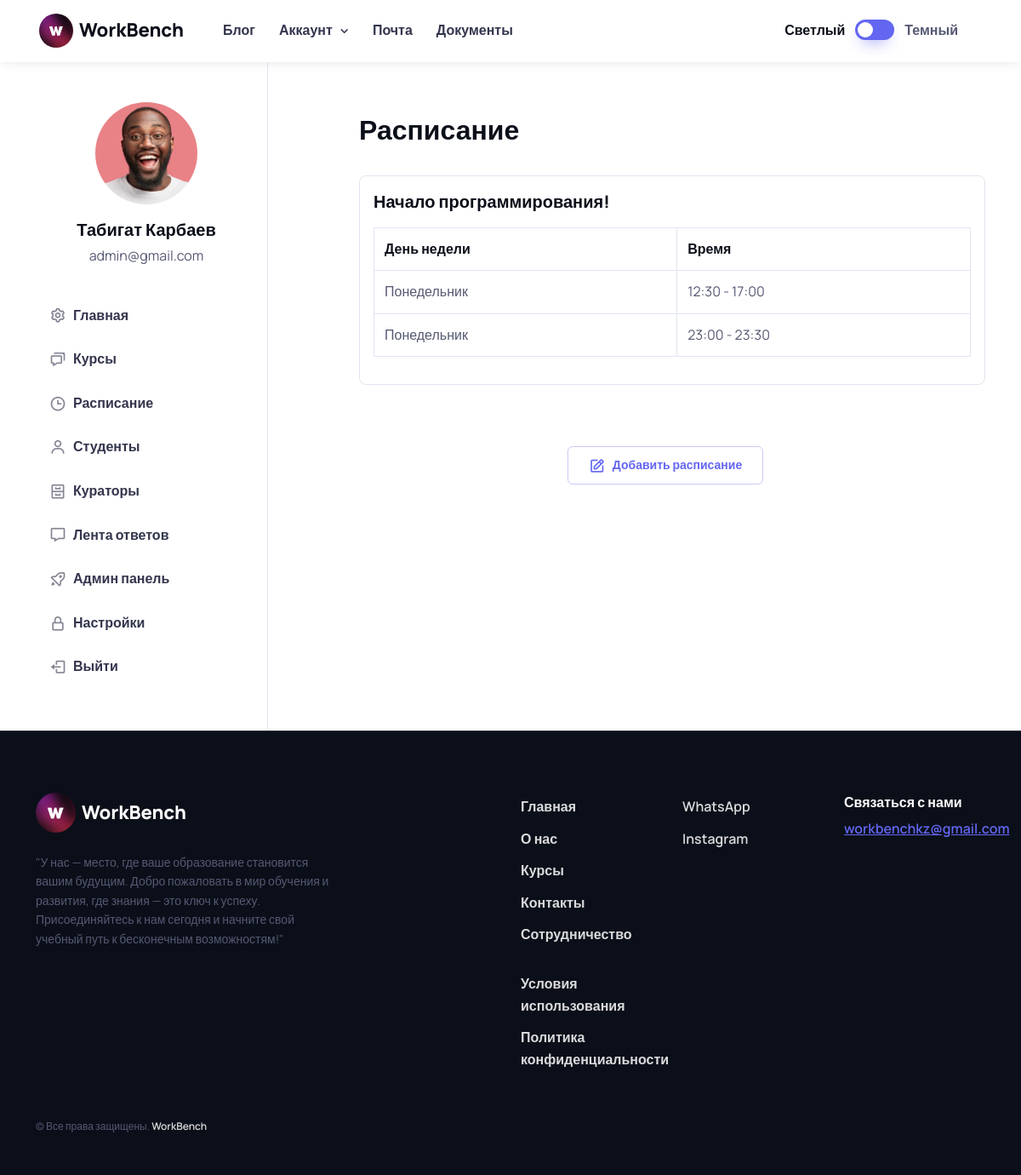
The page /users/student/schedule/student-schedule/ (signed in) on the database as committed earlier.
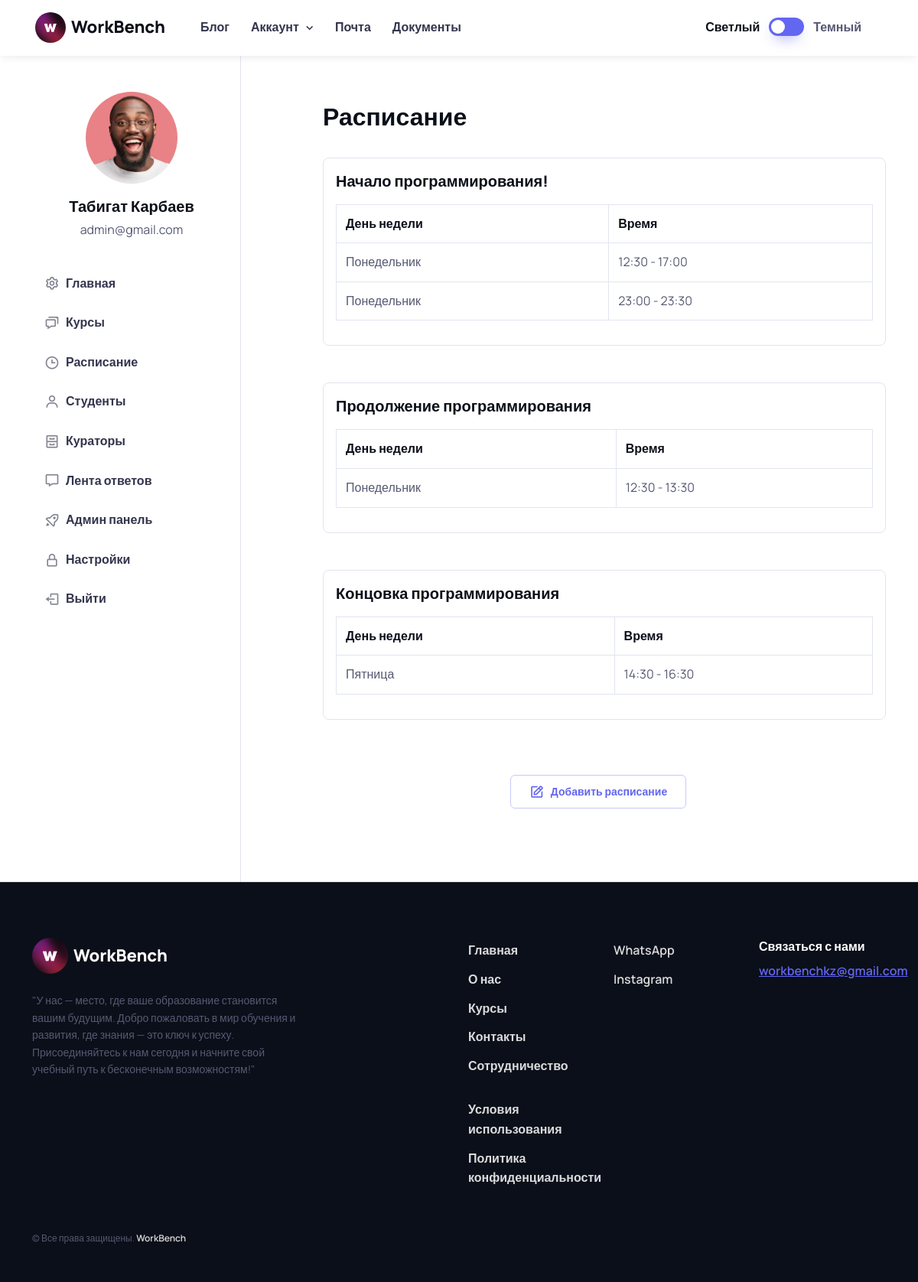
The same page on the database as committed later.
### courses/models.py (models this page shows, shortened)
class Course(models.Model):
    title = models.CharField(max_length=255)  # Название курса
    description = models.TextField()  # Описание курса
    duration = models.PositiveIntegerField()  # Продолжительность курса
    image = models.ImageField(upload_to='course_images', null=True, blank=True)
    start_date = models.DateField(blank=True, null=True, auto_created=True)
    course_type = models.ForeignKey(CourseType, on_delete=models.CASCADE, related_name='courses') # Связь с моделью "Course Type"
    curators = models.ManyToManyField(get_user_model())   # Связь с моделью "Curator"
    students = models.ManyToManyField(User, related_name='courses', blank=True)
    class Meta:
        verbose_name = 'Курс'
        verbose_name_plural = 'Курсы'

### schedule/models.py (models this page shows, shortened)
class Schedule(models.Model):
    WEEKDAYS = (
        ('monday', 'Понедельник'),
        ('tuesday', 'Вторник'),
        ('wednesday', 'Среда'),
        ('thursday', 'Четверг'),
        ('friday', 'Пятница'),
        ('saturday', 'Суббота'),
        ('sunday', 'Воскресенье'),
    )
    start_date = models.DateField()  # Дата начала курса
    end_date = models.DateField()  # Дата окончания курса
    weekdays = models.CharField(max_length=15, choices=WEEKDAYS, default='monday')  # Дни недели
    start_time = models.TimeField()  # Время начала занятий
    end_time = models.TimeField()  # Время окончания занятий
    course = models.ForeignKey(Course, on_delete=models.CASCADE)  # Связь с моделью "Course"
    class Meta:
        verbose_name = 'Расписания'
        verbose_name_plural = 'Расписание'

### schedule/views.py (the view)
# urls.py: path('student-schedule/', StudentScheduleView.as_view(), name='student_schedule'),
class StudentScheduleView(View):
    template_name_student = 'student/starter-kit/schedule.html'
    template_name_curator = 'curator/starter-kit/schedule.html'
    template_name_admin = 'admin/starter-kit/schedule.html'
    def get(self, request):
        current_user = request.user
        user_role = current_user.role
        weekdays = [
            ('Пн', 'Понедельник'),
            ('Вт', 'Вторник'),
            ('Ср', 'Среда'),
            ('Чт', 'Четверг'),
            ('Пт', 'Пятница'),
            ('Сб', 'Суббота'),
        ]
        if user_role == 'student':
            template_name = self.template_name_student
            schedules = Schedule.objects.filter(course__students=current_user)
        elif user_role == 'curator':
            template_name = self.template_name_curator
            courses_as_curator = Course.objects.filter(curators=current_user)
            schedules = Schedule.objects.filter(course__in=courses_as_curator)
        else:
            template_name = self.template_name_admin
            schedules = Schedule.objects.all()
        schedules_by_course = {}
        for schedule in schedules:
            if schedule.course not in schedules_by_course:
                schedules_by_course[schedule.course] = []
            schedules_by_course[schedule.course].append(schedule)
        grouped_schedules = []
        for course, course_schedules in schedules_by_course.items():
            grouped_schedules.append({
                'course': course,
                'schedules': course_schedules
            })
        context = {
            'grouped_schedules': grouped_schedules,
            'weekdays': weekdays,
            'user_role': user_role,
        }
        return render(request, template_name, context)

### templates/admin/starter-kit/schedule.html (shortened to what this page needs)
{% extends 'admin/starter-kit/base.html' %}
{% load static %}
        {% block content %}
            <div class="col-md-8 offset-lg-1 pb-5 mb-2 mb-lg-4 pt-md-5 mt-n3 mt-md-0">
                <div class="ps-md-3 ps-lg-0 mt-md-2 py-md-4">
                    <h1 class="h2 pt-xl-1 pb-3">Расписание</h1>
                    <div class="row">
                        {% for group in grouped_schedules %}
                            <div class="col-md-12">
                                <div class="schedule-block border rounded-3 mb-4 mb-lg-5 p-3">
                                    <h5 class="course-title">{{ group.course.title }}</h5>
                                    <table class="table table-bordered schedule-table">
                                        <thead>
                                            <tr>
                                                <th>День недели</th>
                                                <th>Время</th>
                                            </tr>
                                        </thead>
                                        <tbody>
                                            {% for schedule in group.schedules %}
                                                <tr>
                                                    <td>{{ schedule.get_weekdays_display }}</td>
                                                    <td>{{ schedule.start_time|time:"H:i" }} - {{ schedule.end_time|time:"H:i" }}</td>
                                                </tr>
                                            {% endfor %}
                                        </tbody>
                                    </table>
                                </div>
                            </div>
                        {% endfor %}
                    </div>
                    {% if user_role == 'admin' %}
                        <div class="text-center mt-4">
                            <a href="{% url 'users:admin:schedule:add_schedule' %}">
                                <button type="button" class="btn btn-outline-primary px-3 px-lg-4 me-3">
                                  <i class="bx bx-edit fs-xl me-xl-2"></i>
                                  <span class="d-none d-xl-inline">Добавить расписание</span>
                                </button>
                            </a>
                        </div>
                    {% endif %}
                </div>
            </div>
        {% endblock %}

Rows that differ between the two databases and show on the page:
now on this page (row unchanged): Course: course "Продолжение программирования"
added Schedule: weekdays "Понедельник", start_time "12:30", end_time "13:30", shown under "Продолжение программирования"
now on this page (row unchanged): Course: course "Концовка программирования"
added Schedule: weekdays "Пятница", start_time "14:30", end_time "16:30", shown under "Концовка программирования"
